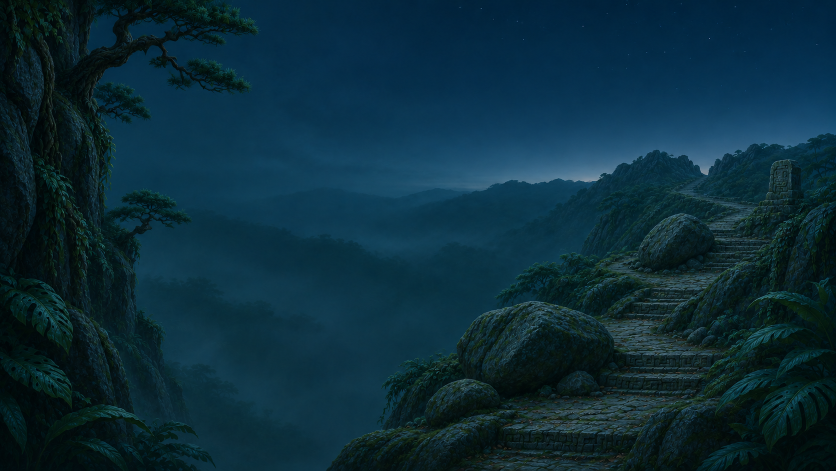
#> input picture art-src/phase3/backdrop-land4/v1/image.png, 1672 x 941 px, found by its file name (shown at 1/2 size)
$ python make_spike.py ../../phase3/backdrop-land4/v1/image.png
#> lines starting #> are read from the running program, lines starting #| are printed output that depends on the picture; after the words box and inside, x2 and y2 are one past the last pixel; in counts of white or black regions, pixels touching at a corner belong together; long printed decimals are rounded
# Пробник: готовит слои из картинок Codex (выбрасывается вместе с пробником)
import sys, json
from PIL import Image, ImageFilter, ImageChops, ImageDraw
import numpy as np
D = sys.argv[1]
plate = Image.open(f'{D}/gen-plate/image.png').convert('RGB')
#> plate is the input picture: PIL image 1672x941 RGB; mean R, G, B 11.3, 44.2, 57.8
W, H = plate.size
#> W = 1672; H = 941
X0, X1, Y0, Y1 = 20, 170, 0, 905
crop = plate.crop((X0, Y0, X1, Y1))
a = np.asarray(crop).astype(np.float32)
lum = a.mean(axis=2)
blur = np.asarray(Image.fromarray(lum.astype(np.uint8)).filter(ImageFilter.GaussianBlur(10))).astype(np.float32)
# маска воды: яркое и голубоватое
blue = a[..., 2] - a[..., 0]
m = np.clip((blur - 45) / 40, 0, 1) * np.clip((blue + 5) / 30, 0, 1)
#> m: shape (905, 150) float32; every value is 0
m = np.asarray(Image.fromarray((m * 255).astype(np.uint8)).filter(ImageFilter.GaussianBlur(6))).astype(np.float32) / 255
yy = np.arange(m.shape[0])[:, None]
#> yy = 905 values from 0 to 904
m *= np.clip(yy / 40, 0, 1) * np.clip((m.shape[0] - yy) / 60, 0, 1)
Image.fromarray((np.clip(m, 0, 1) * 255).astype(np.uint8), 'L').save(f'{D}/spike/wf-mask.png')
# текстура: высокие частоты (струи), растянутые по вертикали, бесшовная по вертикали
seg = crop.crop((0, 150, crop.width, 750))
s = np.asarray(seg).astype(np.float32)
low = np.asarray(seg.filter(ImageFilter.GaussianBlur(7))).astype(np.float32)
hp = np.clip((s - low) * 2.2 + 8, 0, 255)
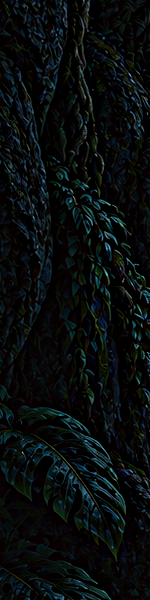
#> hp: shape (600, 150, 3) float32; mean R, G, B 8.8, 12.9, 13.2
tex = Image.fromarray(hp.astype(np.uint8)).resize((seg.width, int(seg.height * 1.3)), Image.BICUBIC).filter(ImageFilter.BoxBlur(0))
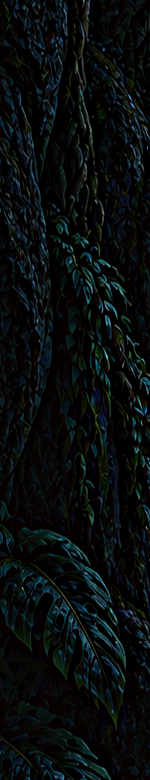
#> tex: PIL image 150x780 RGB; mean R, G, B 8.5, 12.7, 13
t = np.asarray(tex).astype(np.float32)
ov = 120
top, body = t[:ov], t[ov:]
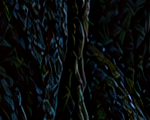
#> top: shape (120, 150, 3) float32; mean R, G, B 8.8, 12, 12.6
# склейка: последние ov строк тела плавно переходят в первые ov строк (верх)
w = np.linspace(0, 1, ov)[:, None, None]
body[-ov:] = body[-ov:] * (1 - w) + top * w
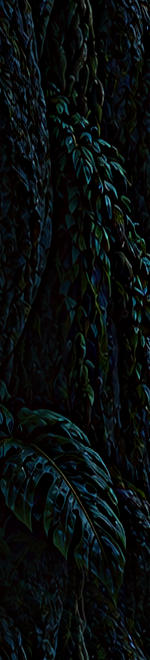
#> body: shape (660, 150, 3) float32; mean R, G, B 8.6, 12.9, 13.2
Image.fromarray(body.astype(np.uint8)).save(f'{D}/spike/wf-tex.png')
# луна: ровная альфа диска
moon = Image.open(f'{D}/gen-moon/image.png').convert('RGBA')
al = np.asarray(moon)[..., 3]
#> al: shape (941, 1672); every value is 255
ys, xs = np.where(al > 128)
cx, cy, r = (xs.min() + xs.max()) / 2, (ys.min() + ys.max()) / 2, (xs.max() - xs.min() + ys.max() - ys.min()) / 4
#> cx = 835.5; cy = 470; r = 652.8
S = 4
big = Image.new('L', (moon.width * S, moon.height * S), 0)
#> big: PIL image 6688x3764 L; every value is 0
ImageDraw.Draw(big).ellipse(((cx - r + 1.5) * S, (cy - r + 1.5) * S, (cx + r - 1.5) * S, (cy + r - 1.5) * S), fill=255)
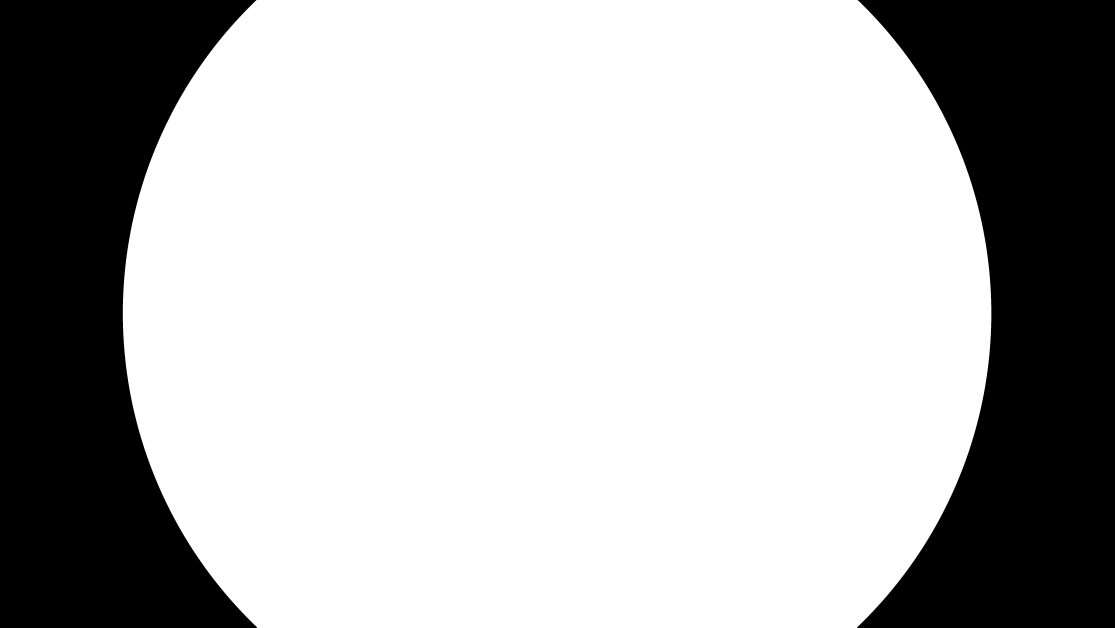
#> big: PIL image 6688x3764 L (shown at 1/6 size); 70.5% white; 2 black regions, box (x1, y1, x2, y2) and area: (5143, 0, 6688, 3764) 3722156, (0, 0, 1542, 3764) 3710864
moon.putalpha(big.resize(moon.size, Image.LANCZOS))
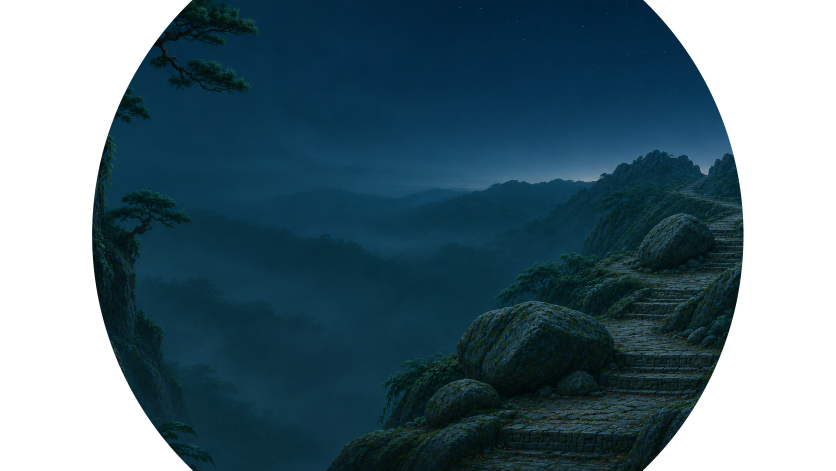
#> moon: PIL image 1672x941 RGBA (shown at 1/2 size); mean R, G, B, A 11.3, 44.2, 57.8, 179.7; transparent parts drawn white
bb = (int(cx - r - 4), int(cy - r - 4), int(cx + r + 4), int(cy + r + 4))
#> bb = (178, -186, 1492, 1126)
moon.crop(bb).resize((256, 256), Image.LANCZOS).save(f'{D}/spike/moon.webp', quality=88)
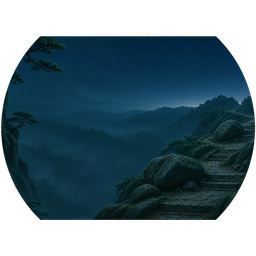
#> saved as moon.webp: PIL image 256x256 RGBA; mean R, G, B, A 8.6, 32.3, 43.1, 164; transparent parts drawn white
plate.save(f'{D}/spike/plate.webp', quality=86)
geom = {'wf': {'x': X0 / W, 'y': Y0 / H, 'w': (X1 - X0) / W, 'h': (Y1 - Y0) / H}, 'texH': body.shape[0], 'cropW': X1 - X0, 'plateH': H}
json.dump(geom, open(f'{D}/spike/geom.json', 'w'))
print(geom)
#| {'wf': {'x': 0.01196, 'y': 0.0, 'w': 0.08971, 'h': 0.9617}, 'texH': 660, 'cropW': 150, 'plateH': 941}
